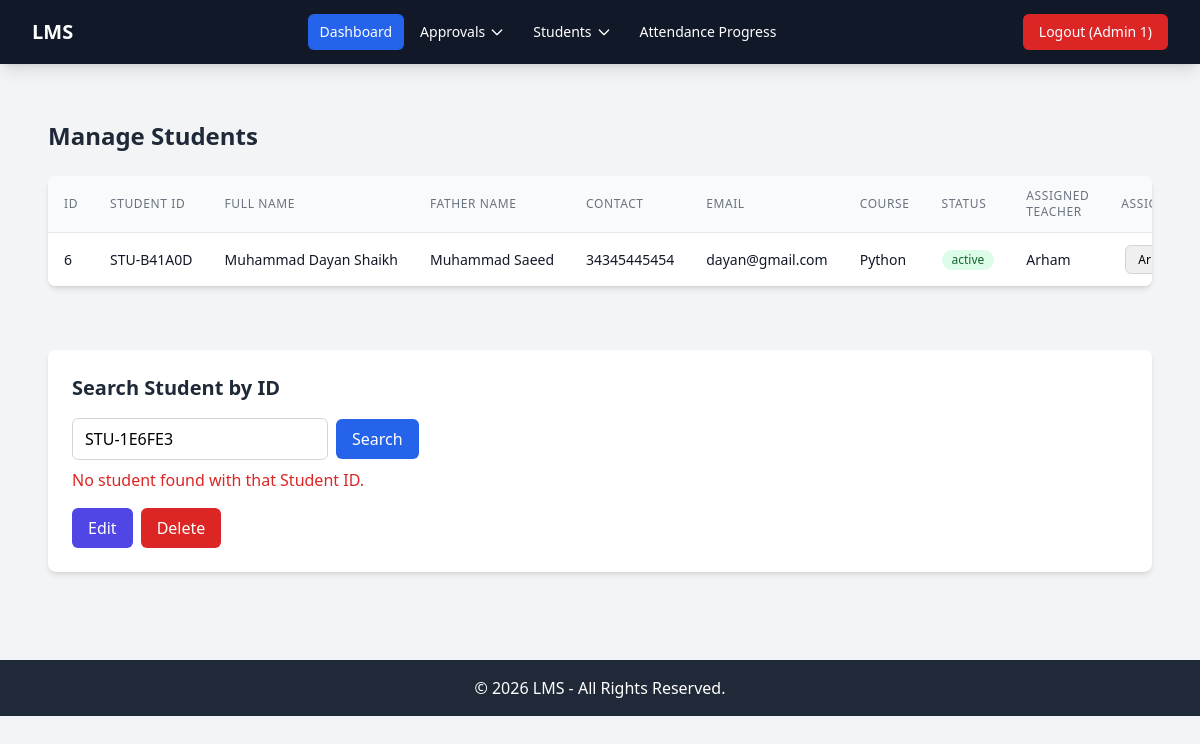
/admin/controller/student/manage.php?student_id=STU-1E6FE3 (signed in), run on an earlier commit of the app's database.
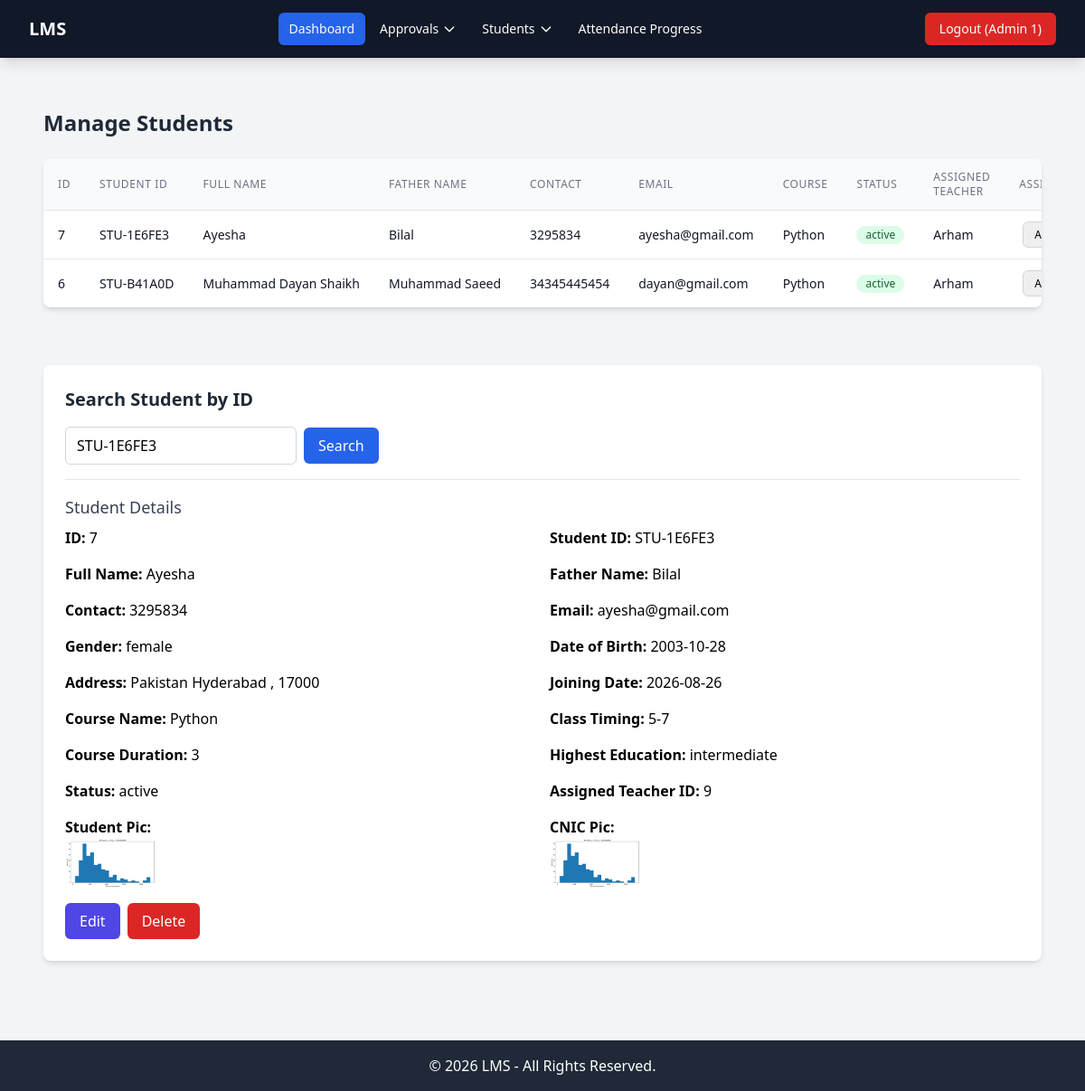
And on a later commit of the database.
### tables this page shows
CREATE TABLE `students` (
  `id` int(11) NOT NULL,
  `student_id` varchar(20) NOT NULL,
  `full_name` varchar(100) NOT NULL,
  `father_name` varchar(100) NOT NULL,
  `contact_number` varchar(20) NOT NULL,
  `gender` enum('male','female','other') NOT NULL,
  `dob` date NOT NULL,
  `address` text NOT NULL,
  `email` varchar(100) NOT NULL,
  `password` varchar(255) NOT NULL,
  `joining_date` date NOT NULL,
  `course_name` varchar(100) NOT NULL,
  `class_timing` varchar(100) NOT NULL,
  `course_duration` varchar(50) NOT NULL,
  `student_pic` varchar(255) DEFAULT NULL,
  `cnic_pic` varchar(255) DEFAULT NULL,
  `highest_education` enum('intermediate','undergraduate','postgraduate','matric') NOT NULL,
  `status` enum('pending','process','active') NOT NULL DEFAULT 'pending',
  `teacher_id` int(11) DEFAULT NULL,
  `created_at` timestamp NOT NULL DEFAULT current_timestamp()
);

CREATE TABLE `users` (
  `id` int(11) NOT NULL,
  `full_name` varchar(100) NOT NULL,
  `email` varchar(100) NOT NULL,
  `password` varchar(255) NOT NULL,
  `contact` varchar(20) NOT NULL,
  `role` enum('admin','teacher','accountant') NOT NULL,
  `status` enum('pending','approved','rejected') NOT NULL DEFAULT 'pending',
  `created_at` timestamp NOT NULL DEFAULT current_timestamp()
);

### admin/controller/student/manage.php (called while the page is built, shortened)
<?php
$students_query = "
    SELECT
        s.id,
        s.student_id,
        s.full_name,
        s.father_name,
        s.contact_number,
        s.email,
        s.course_name,
        s.status,
        s.teacher_id,
        s.created_at,
        u.full_name AS teacher_name
    FROM students s
    LEFT JOIN users u
        ON s.teacher_id = u.id
        AND u.role = 'teacher'
    ORDER BY s.created_at DESC
";
$students_result = $conn->query($students_query);
$students = [];
while ($row = $students_result->fetch_assoc()) {
    $students[] = $row;
}
$teachers_query = "
    SELECT
        id,
        full_name
    FROM users
    WHERE role = 'teacher'
    AND status = 'approved'
    ORDER BY full_name
";
$teachers_result = $conn->query($teachers_query);
$teachers = [];
while ($teacher = $teachers_result->fetch_assoc()) {
    $teachers[] = $teacher;
}
$searched_student = null;
$search_error = '';
if (isset($_GET['student_id']) && trim($_GET['student_id']) !== '') {
    $search_term = trim($_GET['student_id']);
    $stmt = $conn->prepare("SELECT * FROM students WHERE student_id = ?");
    $stmt->bind_param("s", $search_term);
    $stmt->execute();
    $result = $stmt->get_result();
    if ($row = $result->fetch_assoc()) {
        $searched_student = $row;
    } else {
        $search_error = 'No student found with that Student ID.';
    }
}
include BASE_PATH . 'admin/view/student/manage.php';
?>

### admin/view/student/manage.php (the view, shortened to what the changed rows need)
<div class="max-w-7xl mx-auto px-4 py-8">
    <h1 class="text-2xl font-bold text-gray-800 mb-6">Manage Students</h1>
    <div class="bg-white shadow-md rounded-lg overflow-hidden">
        <div class="overflow-x-auto">
            <table class="min-w-full divide-y divide-gray-200">
                <thead class="bg-gray-50">
                    <tr>
                        <th class="px-4 py-3 text-left text-xs font-medium text-gray-500 uppercase tracking-wider">ID</th>
                        <th class="px-4 py-3 text-left text-xs font-medium text-gray-500 uppercase tracking-wider">Student ID</th>
                        <th class="px-4 py-3 text-left text-xs font-medium text-gray-500 uppercase tracking-wider">Full Name</th>
                        <th class="px-4 py-3 text-left text-xs font-medium text-gray-500 uppercase tracking-wider">Father Name</th>
                        <th class="px-4 py-3 text-left text-xs font-medium text-gray-500 uppercase tracking-wider">Contact</th>
                        <th class="px-4 py-3 text-left text-xs font-medium text-gray-500 uppercase tracking-wider">Email</th>
                        <th class="px-4 py-3 text-left text-xs font-medium text-gray-500 uppercase tracking-wider">Course</th>
                        <th class="px-4 py-3 text-left text-xs font-medium text-gray-500 uppercase tracking-wider">Status</th>
                        <th class="px-4 py-3 text-left text-xs font-medium text-gray-500 uppercase tracking-wider">Assigned Teacher</th>
                        <th class="px-4 py-3 text-left text-xs font-medium text-gray-500 uppercase tracking-wider">Assign Teacher</th>
                    </tr>
                </thead>
                <tbody class="bg-white divide-y divide-gray-200">
                    <?php if (!empty($students)): ?>
                        <?php foreach ($students as $row): ?>
                            <tr class="hover:bg-gray-50 transition-colors">
                                <td class="px-4 py-3 whitespace-nowrap text-sm text-gray-900"><?php echo $row['id']; ?></td>
                                <td class="px-4 py-3 whitespace-nowrap text-sm text-gray-900"><?php echo htmlspecialchars($row['student_id']); ?></td>
                                <td class="px-4 py-3 whitespace-nowrap text-sm font-medium text-gray-900"><?php echo htmlspecialchars($row['full_name']); ?></td>
                                <td class="px-4 py-3 whitespace-nowrap text-sm text-gray-900"><?php echo htmlspecialchars($row['father_name']); ?></td>
                                <td class="px-4 py-3 whitespace-nowrap text-sm text-gray-900"><?php echo htmlspecialchars($row['contact_number']); ?></td>
                                <td class="px-4 py-3 whitespace-nowrap text-sm text-gray-900"><?php echo htmlspecialchars($row['email']); ?></td>
                                <td class="px-4 py-3 whitespace-nowrap text-sm text-gray-900"><?php echo htmlspecialchars($row['course_name']); ?></td>
                                <td class="px-4 py-3 whitespace-nowrap text-sm">
                                    <?php
                                    $status = $row['status'];
                                    $badgeClass = 'bg-gray-100 text-gray-800';
                                    if ($status === 'active') {
                                        $badgeClass = 'bg-green-100 text-green-800';
                                    } elseif ($status === 'process') {
                                        $badgeClass = 'bg-blue-100 text-blue-800';
                                    } elseif ($status === 'pending') {
                                        $badgeClass = 'bg-yellow-100 text-yellow-800';
                                    }
                                    ?>
                                    <span class="inline-flex items-center px-2.5 py-0.5 rounded-full text-xs font-medium <?php echo $badgeClass; ?>">
                                        <?php echo htmlspecialchars($status); ?>
                                    </span>
                                </td>
                                <td class="px-4 py-3 whitespace-nowrap text-sm text-gray-900">
                                    <?php echo htmlspecialchars($row['teacher_name'] ?? 'Not Assigned'); ?>
                                </td>
                                <td class="px-4 py-3 whitespace-nowrap text-sm">
                                    <form method="POST" action="" class="flex items-center space-x-1">
                                        <select name="teacher_id" class="border border-gray-300 rounded-md px-2 py-1 text-xs focus:outline-none focus:ring-2 focus:ring-blue-500">
                                            <?php foreach ($teachers as $teacher): ?>
                                                <?php $selected = ($teacher['id'] == $row['teacher_id']) ? 'selected' : ''; ?>
                                                <option value="<?php echo $teacher['id']; ?>" <?php echo $selected; ?>>
                                                    <?php echo htmlspecialchars($teacher['full_name']); ?>
                                                </option>
                                            <?php endforeach; ?>
                                        </select>
                                    </form>
                                </td>
                            </tr>
                        <?php endforeach; ?>
                    <?php else: ?>
                        <tr>
                            <td colspan="12" class="px-4 py-4 text-center text-sm text-gray-500">No students found.</td>
                        </tr>
                    <?php endif; ?>
                </tbody>
            </table>
        </div>
    </div>
</div>
<div class="max-w-7xl mx-auto px-4 py-8">
    <div class="bg-white shadow-md rounded-lg p-6">
        <h2 class="text-xl font-semibold text-gray-800 mb-4">Search Student by ID</h2>
        <form method="GET" action="" class="flex items-center space-x-2">
            <input type="text" name="student_id" placeholder="Enter Student ID (e.g., STU-xxxxx)"
                   value="<?php echo htmlspecialchars($_GET['student_id'] ?? ''); ?>"
                   class="border border-gray-300 rounded-md px-3 py-2 w-64 focus:outline-none focus:ring-2 focus:ring-blue-500">
            <button type="submit" class="bg-blue-600 hover:bg-blue-700 text-white font-medium py-2 px-4 rounded-md">Search</button>
        </form>
        <?php if (!empty($search_error)): ?>
            <p class="text-red-600 mt-2"><?php echo htmlspecialchars($search_error); ?></p>
        <?php endif; ?>
        <?php if ($searched_student): ?>
            <div class="mt-4 border-t pt-4">
                <h3 class="text-lg font-medium text-gray-700 mb-2">Student Details</h3>
                <div class="grid grid-cols-2 gap-4">
                    <p><strong>ID:</strong> <?php echo htmlspecialchars($searched_student['id']); ?></p>
                    <p><strong>Student ID:</strong> <?php echo htmlspecialchars($searched_student['student_id']); ?></p>
                    <p><strong>Full Name:</strong> <?php echo htmlspecialchars($searched_student['full_name']); ?></p>
                    <p><strong>Father Name:</strong> <?php echo htmlspecialchars($searched_student['father_name']); ?></p>
                    <p><strong>Contact:</strong> <?php echo htmlspecialchars($searched_student['contact_number']); ?></p>
                    <p><strong>Email:</strong> <?php echo htmlspecialchars($searched_student['email']); ?></p>
                    <p><strong>Gender:</strong> <?php echo htmlspecialchars($searched_student['gender']); ?></p>
                    <p><strong>Date of Birth:</strong> <?php echo htmlspecialchars($searched_student['dob']); ?></p>
                    <p><strong>Address:</strong> <?php echo htmlspecialchars($searched_student['address']); ?></p>
                    <p><strong>Joining Date:</strong> <?php echo htmlspecialchars($searched_student['joining_date']); ?></p>
                    <p><strong>Course Name:</strong> <?php echo htmlspecialchars($searched_student['course_name']); ?></p>
                    <p><strong>Class Timing:</strong> <?php echo htmlspecialchars($searched_student['class_timing']); ?></p>
                    <p><strong>Course Duration:</strong> <?php echo htmlspecialchars($searched_student['course_duration']); ?></p>
                    <p><strong>Highest Education:</strong> <?php echo htmlspecialchars($searched_student['highest_education']); ?></p>
                    <p><strong>Status:</strong> <?php echo htmlspecialchars($searched_student['status']); ?></p>
                    <p><strong>Assigned Teacher ID:</strong> <?php echo htmlspecialchars($searched_student['teacher_id'] ?? 'N/A'); ?></p>
                <?php if (!empty($searched_student['student_pic'])): ?>
                    <p><strong>Student Pic:</strong>
                        <img src="<?php echo BASE_URL; ?>/assets/uploads/students/<?php echo htmlspecialchars($searched_student['student_pic']); ?>" width="100">
                    </p>
                <?php endif; ?>
                <?php if (!empty($searched_student['cnic_pic'])): ?>
                    <p><strong>CNIC Pic:</strong>
                        <img src="<?php echo BASE_URL; ?>/assets/uploads/students/<?php echo htmlspecialchars($searched_student['cnic_pic']); ?>" width="100">
                    </p>
                <?php endif; ?>
                </div>
            </div>
        <?php endif; ?>
    <div class="mt-4 flex items-center space-x-2">
    <a href="<?php echo BASE_URL; ?>/admin/controller/student/edit.php?id=<?php echo $searched_student['id']; ?>"
       class="bg-indigo-600 hover:bg-indigo-700 text-white font-medium py-2 px-4 rounded-md">
    </a>
    <form method="POST" action="<?php echo BASE_URL; ?>/admin/controller/student/delete.php"
          onsubmit="return confirm('Are you sure you want to delete this student?');">
    </form>
</div>
    </div>
</div>

What changed in the data, as far as the page shows it:
added students: id "7", student "STU-1E6FE3", full_name "Ayesha", father_name "Bilal", contact_number "3295834", email "ayesha@gmail.com", course_name "Python", status "active", users.full_name "Arham", gender "female", dob "2003-10-28", address "Pakistan Hyderabad , 17000", joining_date "2026-08-26", class_timing "5-7", course_duration "3", highest_education "intermediate", teacher "9", student_pic (picture), cnic_pic (picture)
Also different on the page:
$search_error: "No student found with that Student ID." → (not shown)
text now shown: "Student Details ID: Student ID: Full Name: Father Name: Contact: Email: Gender: Date of Birth: Address: Joining Date: Course Name: Class Timing: Course Duration: Highest Education: Status: Assigned Teacher ID: Student Pic: CNIC Pic:"
